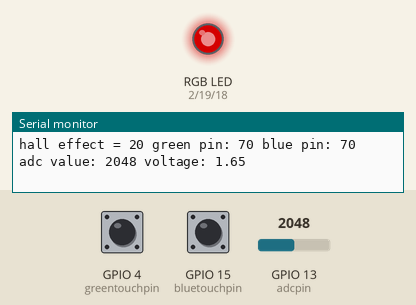
This program was run on a simulated ESP32. Parts: an RGB LED mixed from three pins (HIGH = lit), the last lines printed to the serial monitor. The test bench sets the inputs (shaded band); at power-on: GPIO 13 (adcpin) = 2048, GPIO 4 (greentouchpin) HIGH, GPIO 15 (bluetouchpin) HIGH. Dim RGB values are drawn brighter than linear.

Above: at 1.8 s.
1.9 s: GPIO 13 (adcpin) set to 2866
At 2.8 s:
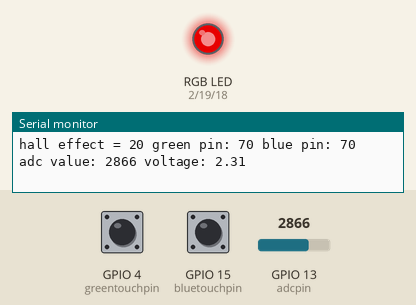
3.5 s: GPIO 4 (greentouchpin) pulled LOW for 1.2 s
At 4.4 s:
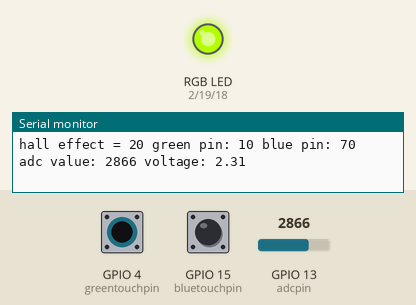
6.5 s: GPIO 15 (bluetouchpin) pulled LOW for 1.2 s
At 7.8 s:
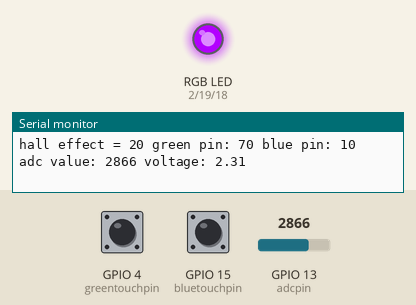
9.5 s: GPIO 13 (adcpin) set to 3603
At 10.4 s:
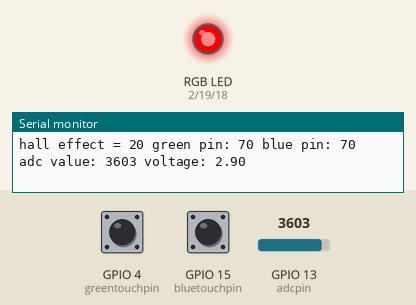
11.5 s: GPIO 4 (greentouchpin) pulled LOW for 1.2 s
At 12.8 s:
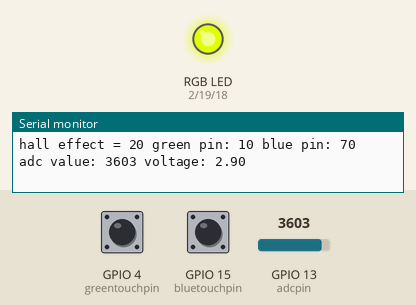
14.5 s: GPIO 15 (bluetouchpin) pulled LOW for 1.2 s
At 15.6 s:
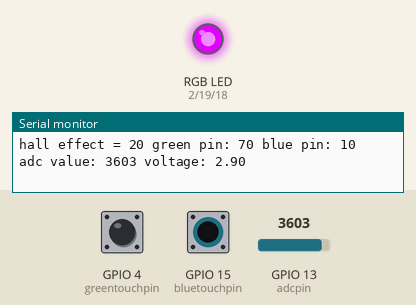
Timing chart, 0 to 17.5 s (numbered marks = the images above; inputs shaded):
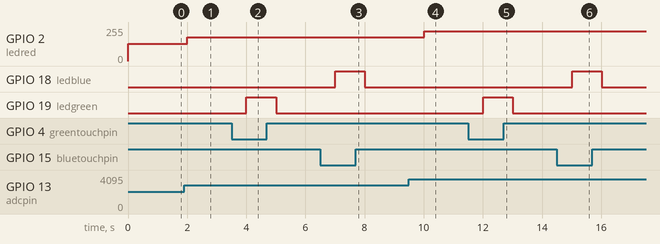

The program:

main.cpp
```cpp
#include <Arduino.h>

// // put function declarations here:
// int myFunction(int, int);

// void setup() {
//   // put your setup code here, to run once:
//   int result = myFunction(2, 3);
// }

// void loop() {
//   // put your main code here, to run repeatedly:
// }

// // put function definitions here:
// int myFunction(int x, int y) {
//   return x + y;
// }


#define ledred 2
#define ledblue 18
#define ledgreen 19

#define greentouchpin T0
#define bluetouchpin T3

#define adcpin 13

int halldata = 0;
int greentouchdata = 0;
int bluetouchdata = 0;
int adcvalue = 0;
float voltage = 0;

int channel = 0;
int pwm_freq = 5000;
int resolution = 12;

void setup() {

  Serial.begin(115200);
  pinMode(ledred, OUTPUT);
  pinMode(ledblue, OUTPUT);
  pinMode(ledgreen, OUTPUT);
  pinMode(adcpin, INPUT);

ledcSetup(channel, pwm_freq, resolution);
ledcAttachPin(ledred, channel);

}

void loop() {

halldata = hallRead();

Serial.print("\nhall effect = ");
Serial.print(halldata);

greentouchdata = touchRead(greentouchpin);
Serial.print(" green pin: ");
Serial.print(greentouchdata);

bluetouchdata = touchRead(bluetouchpin);
Serial.print(" blue pin: ");
Serial.print(bluetouchdata);

adcvalue = analogRead(adcpin);
Serial.print(" adc value: ");
Serial.print(adcvalue);

voltage = (float)adcvalue / 4095 * 3.3;
Serial.print(" voltage: ");
Serial.print(voltage);


ledcWrite(channel, adcvalue);                //dutycycle = adcvalue


  if (greentouchdata <50){
    digitalWrite(ledgreen, HIGH);
  }
  else {
    digitalWrite(ledgreen, LOW );
  }

  if (bluetouchdata <50){
    digitalWrite(ledblue, HIGH);
  }
  else {
    digitalWrite(ledblue, LOW );
  }
delay(1000);
}
```

Measured:
- after the input at 1.9 s, GPIO 2 (ledred): 128/255 → 178/255 after 0.10 s
- after the input at 3.5 s, GPIO 19 (ledgreen): LOW → HIGH after 0.50 s, → LOW 1.0 s later
- after the input at 6.5 s, GPIO 18 (ledblue): LOW → HIGH after 0.51 s, → LOW 1.0 s later
- after the input at 9.5 s, GPIO 2 (ledred): 178/255 → 224/255 after 0.51 s
- after the input at 11.5 s, GPIO 19 (ledgreen): LOW → HIGH after 0.51 s, → LOW 1.0 s later
- after the input at 14.5 s, GPIO 18 (ledblue): LOW → HIGH after 0.51 s, → LOW 1.0 s later
